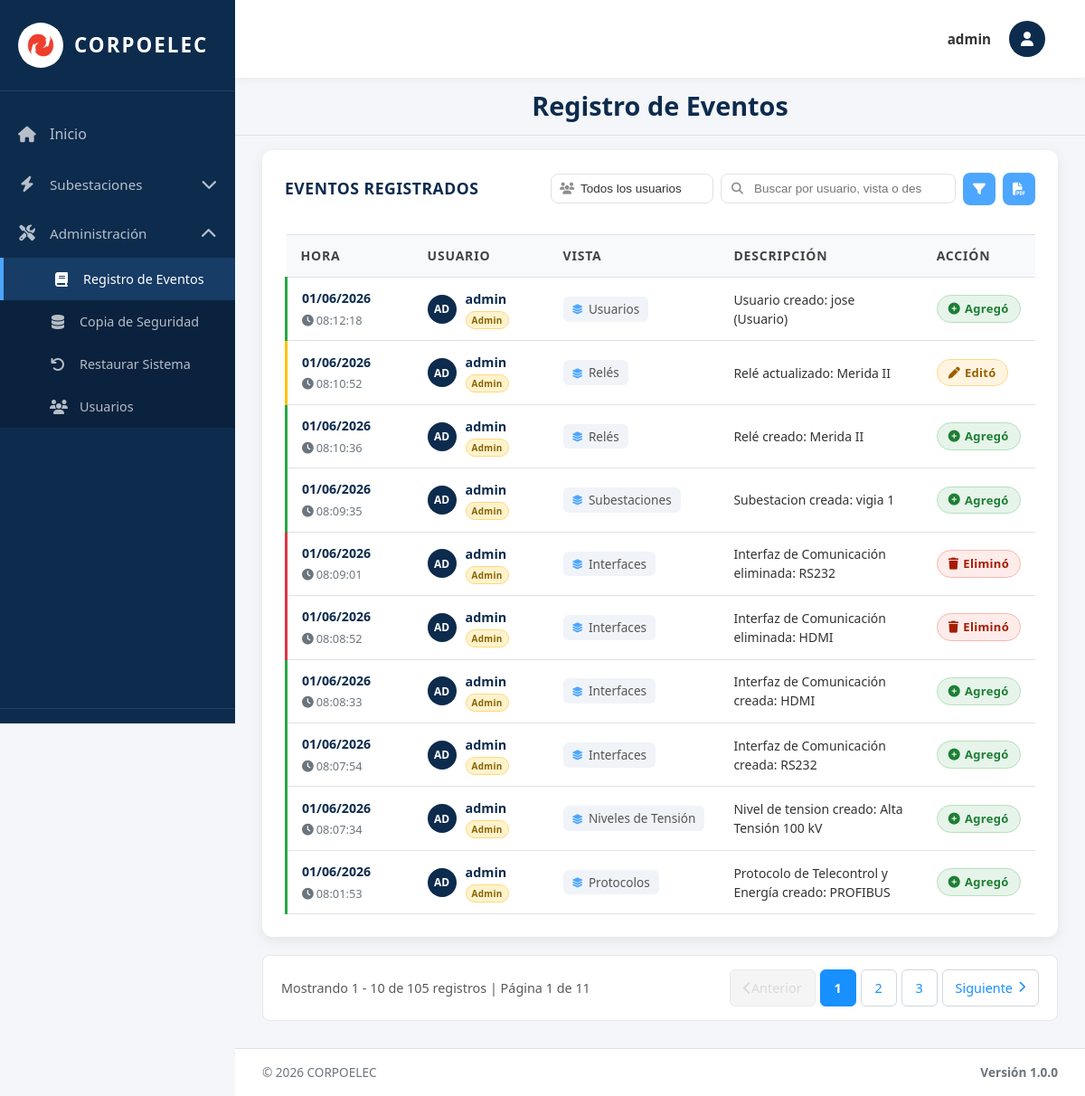
The page /bitacora/ (signed in) on the database as committed earlier.
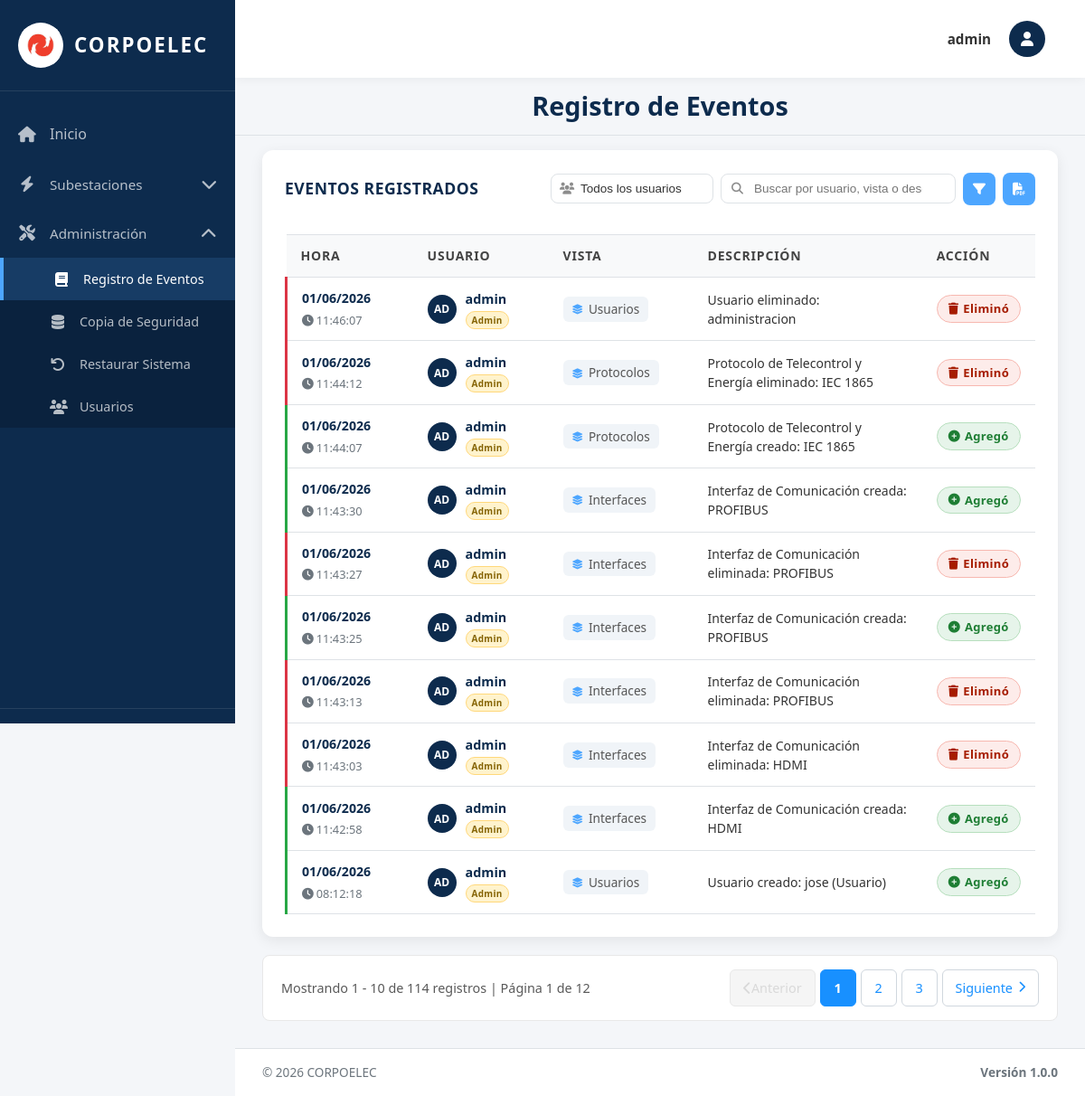
The same page on the database as committed later.
### equipos/models.py (models this page shows, shortened)
class Evento(models.Model):
    TIPO_CHOICES = [
        ('CREACION', 'Creación'),
        ('ACTUALIZACION', 'Actualización'),
        ('ELIMINACION', 'Eliminación'),
        ('LOGIN', 'Inicio de Sesión'),
        ('LOGOUT', 'Cierre de Sesión'),
        ('ERROR', 'Error'),
        ('OTRO', 'Otro'),
    ]
    Id_Evento = models.AutoField(primary_key=True)
    Tipo = models.CharField(max_length=20, choices=TIPO_CHOICES, default='OTRO')
    Descripcion = models.TextField()
    Usuario = models.ForeignKey(User, on_delete=models.SET_NULL, null=True, blank=True, related_name='eventos')
    Fecha_Hora = models.DateTimeField(auto_now_add=True)
    IP_Address = models.GenericIPAddressField(null=True, blank=True)
    Vista = models.CharField(max_length=100, blank=True, default='')
    class Meta:
        verbose_name = 'Evento'
        verbose_name_plural = 'Registro de Eventos'
        ordering = ['-Fecha_Hora']

### equipos/views.py (the view)
# urls.py: path('bitacora/', bitacora_view, name='registro'),
@login_required(login_url='/login/')
def bitacora_view(request):
    tipo_usuario = request.GET.get('tipo_usuario', '')
    busqueda = request.GET.get('q', '')
    subestacion_filtro = request.GET.get('subestacion', '')
    mes_filtro = request.GET.get('mes', '')
    anio_filtro = request.GET.get('anio', '')
    eventos_list = Evento.objects.exclude(Tipo__in=['LOGIN', 'LOGOUT']).order_by('-Fecha_Hora')
    if tipo_usuario == 'admin':
        eventos_list = eventos_list.filter(Usuario__is_superuser=True)
    elif tipo_usuario == 'regular':
        eventos_list = eventos_list.filter(Usuario__is_superuser=False, Usuario__isnull=False)
    elif tipo_usuario == 'sistema':
        eventos_list = eventos_list.filter(Usuario__isnull=True)
    if busqueda:
        eventos_list = eventos_list.filter(
            Q(Usuario__username__icontains=busqueda) |
            Q(Vista__icontains=busqueda) |
            Q(Descripcion__icontains=busqueda)
        )
    if subestacion_filtro:
        eventos_list = eventos_list.filter(
            Q(Descripcion__icontains=subestacion_filtro) |
            Q(Vista__icontains=subestacion_filtro)
        )
    from django.utils import timezone
    if anio_filtro:
        try:
            anio = int(anio_filtro)
            eventos_list = eventos_list.filter(Fecha_Hora__year=anio)
        except ValueError:
            pass
    if mes_filtro:
        try:
            mes = int(mes_filtro)
            eventos_list = eventos_list.filter(Fecha_Hora__month=mes)
        except ValueError:
            pass
    paginator = Paginator(eventos_list, 10)
    page_number = request.GET.get('page')
    page_obj = paginator.get_page(page_number)
    subestaciones = Subestacion.objects.values_list('Nombre', flat=True).distinct()
    current_year = timezone.now().year
    anios = range(current_year, current_year - 5, -1)
    meses = [
        (1, 'Enero'), (2, 'Febrero'), (3, 'Marzo'), (4, 'Abril'),
        (5, 'Mayo'), (6, 'Junio'), (7, 'Julio'), (8, 'Agosto'),
        (9, 'Septiembre'), (10, 'Octubre'), (11, 'Noviembre'), (12, 'Diciembre')
    ]
    context = {
        'title': 'Bitácora de Eventos',
        'page_obj': page_obj,
        'is_admin': request.user.is_superuser,
        'tipo_usuario': tipo_usuario,
        'busqueda': busqueda,
        'subestacion_filtro': subestacion_filtro,
        'mes_filtro': mes_filtro,
        'anio_filtro': anio_filtro,
        'subestaciones': subestaciones,
        'meses': meses,
        'anios': anios,
    }
    return render(request, 'bitacora.html', context)

### equipos/context_processors.py (called while the page is built, shortened)
def permisos_usuario(request):
    if request.user.is_superuser:
        return {
            'permisos_usuario': {'crear': True, 'actualizar': True, 'eliminar': True},
            'puede_crear': True,
            'puede_actualizar': True,
            'puede_eliminar': True,
        }

### templates/bitacora.html (shortened to what the changed rows need)
{% extends 'base.html' %}
{% load static %}
{% block content %}
<div class="welcome-text" style="position: sticky; top: 75px; background: var(--gray-100); padding: 14px 30px; margin: -30px -30px 16px; border-bottom: 1px solid var(--gray-300); z-index: 40;">
  <h2 style="margin: 0;">Registro de Eventos</h2>
</div>
<div class="table-section">
  {% if page_obj.paginator.count > 0 %}
   <table class="data-table">
     <thead>
       <tr>
         <th style="width:140px;">Hora</th>
         <th style="width:150px;">Usuario</th>
         <th style="width:160px;">Vista</th>
         <th>Descripción</th>
         <th style="width:110px;">Acción</th>
       </tr>
     </thead>
     <tbody>
       {% for evento in page_obj %}
       <tr class="row-{% if evento.Tipo == 'CREACION' %}creacion{% elif evento.Tipo == 'ACTUALIZACION' %}actualizacion{% elif evento.Tipo == 'ELIMINACION' %}eliminacion{% elif evento.Tipo == 'LOGIN' %}login{% elif evento.Tipo == 'LOGOUT' %}logout{% elif evento.Tipo == 'ERROR' %}error{% else %}otro{% endif %}">
         <td class="date-cell">
           <div class="date-main">{{ evento.Fecha_Hora|date:"d/m/Y" }}</div>
           <div class="date-time"><i class="fas fa-clock" style="margin-right:3px;"></i>{{ evento.Fecha_Hora|date:"H:i:s" }}</div>
         </td>
         <td>
           <div class="user-cell">
             {% if evento.Usuario %}
               <div class="user-avatar">{{ evento.Usuario.username|slice:":2" }}</div>
               <div>
                 <span class="user-name">{{ evento.Usuario.username }}</span>
                 {% if evento.Usuario.is_superuser %}
                 <span class="user-type-badge admin-badge">Admin</span>
                 {% else %}
                 <span class="user-type-badge regular-badge">Regular</span>
                 {% endif %}
               </div>
             {% else %}
               <div class="user-avatar system"><i class="fas fa-cog"></i></div>
               <div>
                 <span class="user-name">Sistema</span>
                 <span class="user-type-badge sistema-badge">Sistema</span>
               </div>
             {% endif %}
           </div>
         </td>
         <td>
           {% if evento.Vista %}
             <span class="vista-cell"><i class="fas fa-layer-group"></i>{{ evento.Vista }}</span>
           {% else %}
             <span style="color:#aaa;">—</span>
           {% endif %}
         </td>
         <td class="desc-cell">{{ evento.Descripcion }}</td>
         <td>
{% if evento.Tipo == 'CREACION' %}
              <span class="badge badge-success"><i class="fas fa-plus-circle"></i>Agregó</span>
            {% elif evento.Tipo == 'ACTUALIZACION' %}
              <span class="badge badge-warning"><i class="fas fa-pen"></i>Editó</span>
            {% elif evento.Tipo == 'ELIMINACION' %}
              <span class="badge badge-error"><i class="fas fa-trash"></i>Eliminó</span>
            {% elif evento.Tipo == 'LOGIN' %}
              <span class="badge badge-login"><i class="fas fa-sign-in-alt"></i>Ingresó</span>
            {% elif evento.Tipo == 'LOGOUT' %}
              <span class="badge badge-logout"><i class="fas fa-sign-out-alt"></i>Salió</span>
            {% elif evento.Tipo == 'ERROR' %}
              <span class="badge badge-error"><i class="fas fa-exclamation-circle"></i>Error</span>
            {% else %}
              <span class="badge badge-secondary">Otro</span>
            {% endif %}
         </td>
       </tr>
       {% endfor %}
     </tbody>
   </table>
   {% else %}
   <div class="no-data">
     <i class="fas fa-inbox"></i>
     No hay eventos que coincidan con los filtros aplicados.
   </div>
   {% endif %}
 </div>
{% if page_obj.paginator.num_pages > 1 %}
  <div class="pagination-container">
    <div class="pagination-info-left">
      <span class="pagination-text">
        Mostrando {{ page_obj.start_index }} - {{ page_obj.end_index }} de {{ page_obj.paginator.count }} registros
        | Página {{ page_obj.number }} de {{ page_obj.paginator.num_pages }}
      </span>
    </div>
    <div class="pagination-controls-right">
      <nav class="pagination-nav">
        <ul class="pagination-list">
          {% if page_obj.has_previous %}
          <li class="pagination-item">
            <a href="?page={{ page_obj.previous_page_number }}{% if tipo_usuario %}&tipo_usuario={{ tipo_usuario }}{% endif %}{% if busqueda %}&q={{ busqueda }}{% endif %}{% if subestacion_filtro %}&subestacion={{ subestacion_filtro }}{% endif %}{% if mes_filtro %}&mes={{ mes_filtro }}{% endif %}{% if anio_filtro %}&anio={{ anio_filtro }}{% endif %}" class="pagination-link pagination-prev" title="Página anterior">
              <i class="fas fa-chevron-left"></i> Anterior
            </a>
          </li>
          {% else %}
          <li class="pagination-item disabled">
            <span class="pagination-link disabled" title="No hay página anterior"><i class="fas fa-chevron-left"></i> Anterior</span>
          </li>
          {% endif %}
          {% for num in page_obj.paginator.page_range %}
          {% if page_obj.number == num %}
          <li class="pagination-item active">
            <span class="pagination-link">{{ num }}</span>
          </li>
          {% elif num > page_obj.number|add:'-3' and num < page_obj.number|add:'3' %}
          <li class="pagination-item">
            <a href="?page={{ num }}" class="pagination-link">{{ num }}</a>
          </li>
          {% endif %}
          {% endfor %}
          {% if page_obj.has_next %}
          <li class="pagination-item">
            <a href="?page={{ page_obj.next_page_number }}" class="pagination-link pagination-next" title="Página siguiente">
              Siguiente <i class="fas fa-chevron-right"></i>
            </a>
          </li>
          {% else %}
          <li class="pagination-item disabled">
            <span class="pagination-link disabled" title="No hay página siguiente">Siguiente <i class="fas fa-chevron-right"></i></span>
          </li>
          {% endif %}
        </ul>
      </nav>
    </div>
  </div>
  {% endif %}
{% endblock %}

Rows that differ between the two databases and show on the page:
no longer on this page (row unchanged): Evento: Fecha_Hora "01/06/2026", Fecha_Hora "08:10:52", Usuario.username "AD", Usuario.username "admin", shows "Admin", Vista "Relés", Descripcion "Relé actualizado: Merida II", Tipo "ACTUALIZACION" (drawn)
no longer on this page (row unchanged): Evento: Fecha_Hora "01/06/2026", Fecha_Hora "08:10:36", Usuario.username "AD", Usuario.username "admin", shows "Admin", Vista "Relés", Descripcion "Relé creado: Merida II", Tipo "CREACION" (drawn)
no longer on this page (row unchanged): Evento: Fecha_Hora "01/06/2026", Fecha_Hora "08:09:35", Usuario.username "AD", Usuario.username "admin", shows "Admin", Vista "Subestaciones", Descripcion "Subestacion creada: vigia 1", Tipo "CREACION" (drawn)
no longer on this page (row unchanged): Evento: Fecha_Hora "01/06/2026", Fecha_Hora "08:09:01", Usuario.username "AD", Usuario.username "admin", shows "Admin", Vista "Interfaces", Descripcion "Interfaz de Comunicación eliminada: RS232", Tipo "ELIMINACION" (drawn)
no longer on this page (row unchanged): Evento: Fecha_Hora "01/06/2026", Fecha_Hora "08:08:52", Usuario.username "AD", Usuario.username "admin", shows "Admin", Vista "Interfaces", Descripcion "Interfaz de Comunicación eliminada: HDMI", Tipo "ELIMINACION" (drawn)
no longer on this page (row unchanged): Evento: Fecha_Hora "01/06/2026", Fecha_Hora "08:08:33", Usuario.username "AD", Usuario.username "admin", shows "Admin", Vista "Interfaces", Descripcion "Interfaz de Comunicación creada: HDMI", Tipo "CREACION" (drawn)
no longer on this page (row unchanged): Evento: Fecha_Hora "01/06/2026", Fecha_Hora "08:07:54", Usuario.username "AD", Usuario.username "admin", shows "Admin", Vista "Interfaces", Descripcion "Interfaz de Comunicación creada: RS232", Tipo "CREACION" (drawn)
no longer on this page (row unchanged): Evento: Fecha_Hora "01/06/2026", Fecha_Hora "08:07:34", Usuario.username "AD", Usuario.username "admin", shows "Admin", Vista "Niveles de Tensión", Descripcion "Nivel de tension creado: Alta Tensión 100 kV", Tipo "CREACION" (drawn)
no longer on this page (row unchanged): Evento: Fecha_Hora "01/06/2026", Fecha_Hora "08:01:53", Usuario.username "AD", Usuario.username "admin", shows "Admin", Vista "Protocolos", Descripcion "Protocolo de Telecontrol y Energía creado: PROFIBUS", Tipo "CREACION" (drawn)
added Evento: Fecha_Hora "01/06/2026", Fecha_Hora "11:46:07", Usuario.username "AD", Usuario.username "admin", shows "Admin", Vista "Usuarios", Descripcion "Usuario eliminado: administracion", Tipo "ELIMINACION" (drawn)
added Evento: Fecha_Hora "01/06/2026", Fecha_Hora "11:44:12", Usuario.username "AD", Usuario.username "admin", shows "Admin", Vista "Protocolos", Descripcion "Protocolo de Telecontrol y Energía eliminado: IEC 1865", Tipo "ELIMINACION" (drawn)
added Evento: Fecha_Hora "01/06/2026", Fecha_Hora "11:44:07", Usuario.username "AD", Usuario.username "admin", shows "Admin", Vista "Protocolos", Descripcion "Protocolo de Telecontrol y Energía creado: IEC 1865", Tipo "CREACION" (drawn)
added Evento: Fecha_Hora "01/06/2026", Fecha_Hora "11:43:30", Usuario.username "AD", Usuario.username "admin", shows "Admin", Vista "Interfaces", Descripcion "Interfaz de Comunicación creada: PROFIBUS", Tipo "CREACION" (drawn)
added Evento: Fecha_Hora "01/06/2026", Fecha_Hora "11:43:27", Usuario.username "AD", Usuario.username "admin", shows "Admin", Vista "Interfaces", Descripcion "Interfaz de Comunicación eliminada: PROFIBUS", Tipo "ELIMINACION" (drawn)
added Evento: Fecha_Hora "01/06/2026", Fecha_Hora "11:43:25", Usuario.username "AD", Usuario.username "admin", shows "Admin", Vista "Interfaces", Descripcion "Interfaz de Comunicación creada: PROFIBUS", Tipo "CREACION" (drawn)
added Evento: Fecha_Hora "01/06/2026", Fecha_Hora "11:43:13", Usuario.username "AD", Usuario.username "admin", shows "Admin", Vista "Interfaces", Descripcion "Interfaz de Comunicación eliminada: PROFIBUS", Tipo "ELIMINACION" (drawn)
added Evento: Fecha_Hora "01/06/2026", Fecha_Hora "11:43:03", Usuario.username "AD", Usuario.username "admin", shows "Admin", Vista "Interfaces", Descripcion "Interfaz de Comunicación eliminada: HDMI", Tipo "ELIMINACION" (drawn)
added Evento: Fecha_Hora "01/06/2026", Fecha_Hora "11:42:58", Usuario.username "AD", Usuario.username "admin", shows "Admin", Vista "Interfaces", Descripcion "Interfaz de Comunicación creada: HDMI", Tipo "CREACION" (drawn)
Other text that changed with them:
{{ page_obj.paginator.count }}: "105" → "114"
{{ page_obj.paginator.num_pages }}: "11" → "12"
